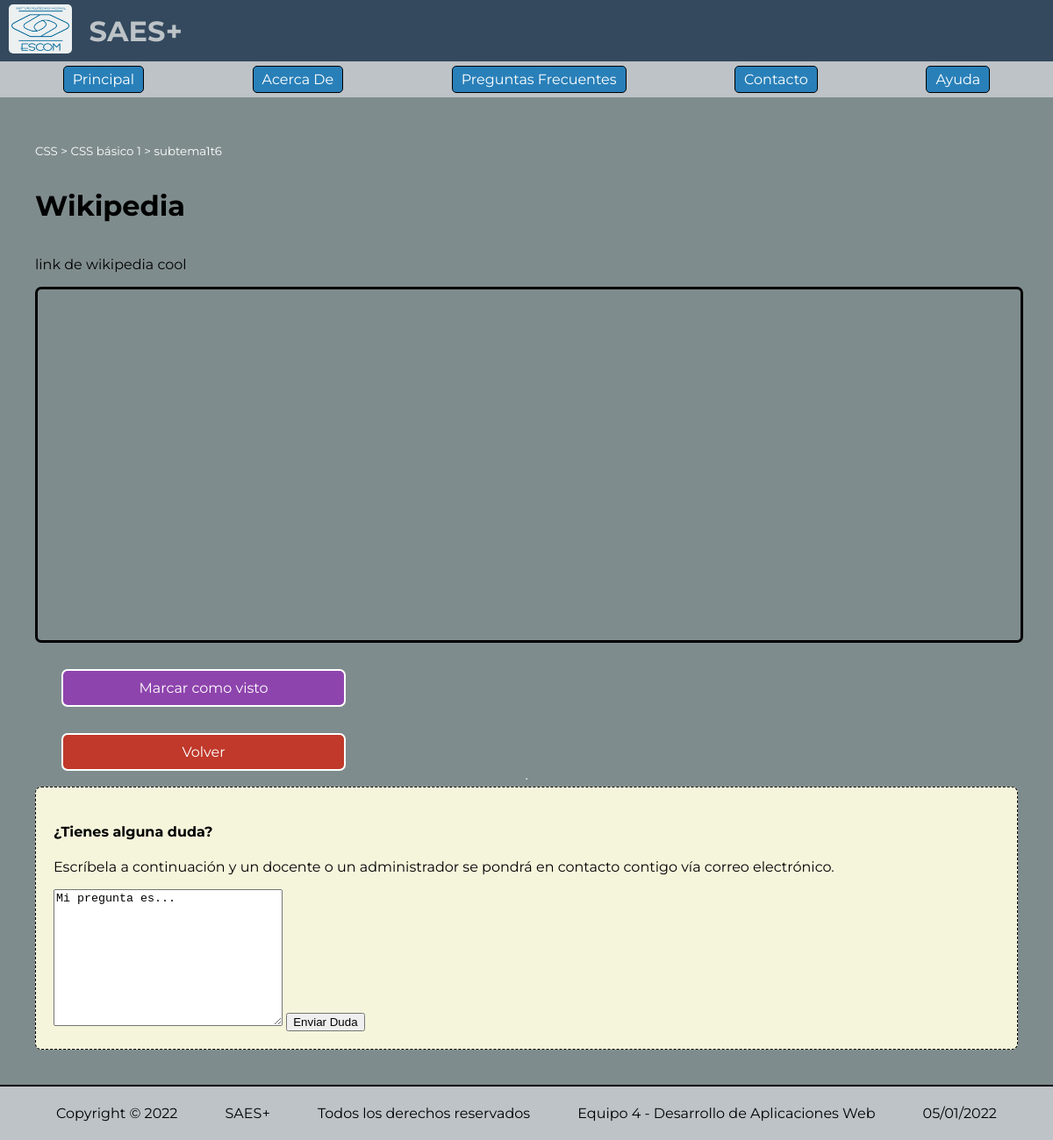
/alumno/material.php?id=1, run on the app's committed database.
### tables this page shows
CREATE TABLE `bloques` (
  `id` int NOT NULL AUTO_INCREMENT,
  `nombre` varchar(100) NOT NULL,
  `descripcion` varchar(100) NOT NULL,
  `id_grupo` int NOT NULL,
  PRIMARY KEY (`id`)
);

CREATE TABLE `temas` (
  `id` int NOT NULL AUTO_INCREMENT,
  `nombre` varchar(100) NOT NULL,
  `descripcion` varchar(100) DEFAULT NULL,
  `id_bloque` int NOT NULL,
  PRIMARY KEY (`id`)
);

CREATE TABLE `subtemas` (
  `id` int NOT NULL AUTO_INCREMENT,
  `nombre` varchar(100) NOT NULL,
  `descripcion` varchar(100) DEFAULT NULL,
  `id_tema` int NOT NULL,
  PRIMARY KEY (`id`)
);

CREATE TABLE `materiales` (
  `id` int NOT NULL AUTO_INCREMENT,
  `nombre` varchar(100) NOT NULL,
  `descripcion` varchar(100) DEFAULT NULL,
  `tipo` varchar(100) NOT NULL DEFAULT 'URL',
  `url` text NOT NULL,
  `id_subtema` int NOT NULL,
  PRIMARY KEY (`id`)
);

### src/material/db_material.php (called while the page is built, shortened)
<?php
include_once(dirname(dirname(dirname(__FILE__))) . "/src/material/material.php");
include_once(dirname(dirname(dirname(__FILE__))) . "/src/db.php");
include_once(dirname(dirname(dirname(__FILE__))) . "/src/subtema/servicio_subtema.php");
class DBMaterial
{
  private $conexion;
  public function __construct()
  {
    $claseConexion = new Conexion();
    $this->conexion = $claseConexion->obtenerConexion();
  }
  private function fila_a_modelo($fila_material)
  {
    $material = new Material();
    $material->id = $fila_material["id"];
    $material->tipo = $fila_material["tipo"];
    $material->nombre = $fila_material["nombre"];
    $material->descripcion = $fila_material["descripcion"];
    $material->url = $fila_material["url"];
    $material->id_subtema = $fila_material["id_subtema"];
    $servicio_subtema = new ServicioSubTema();
    $material->subtema = $servicio_subtema->obtenerSubTemaPorID($material->id_subtema);
    return $material;
  }
  public function obtenerMaterialPorID($id_material)
  {
    $consulta = "SELECT * FROM materiales WHERE id = " . $id_material . ";";
    $resultado = $this->conexion->query($consulta);
    return $this->fila_a_modelo($resultado->fetch_assoc());
  }
}

### src/db.php (called while the page is built, shortened)
<?php
class Conexion
{
  private $db_con;
  public function __construct()
  {
    $this->db_con = new mysqli(Config::$db_host, Config::$db_user, Config::$db_pass, Config::$db_name);
  }
  public function obtenerConexion()
  {
    return $this->db_con;
  }
}

### src/material/servicio_material.php (called while the page is built, shortened)
<?php
include_once(dirname(dirname(dirname(__FILE__))) . "/src/material/db_material.php");
include_once(dirname(dirname(dirname(__FILE__))) . "/src/material/material.php");
class ServicioMaterial
{
  private $db_material;
  public function __construct()
  {
    $this->db_material = new DBMaterial();
  }
  public function obtenerMaterialPorID($id_material)
  {
    $material = $this->db_material->obtenerMaterialPorID($id_material);
    return $material;
  }
}

### src/subtema/db_subtema.php (called while the page is built, shortened)
<?php
include_once(dirname(dirname(dirname(__FILE__))) . "/src/db.php");
include_once(dirname(dirname(dirname(__FILE__))) . "/src/tema/servicio_tema.php");
class DBSubTema
{
  private $conexion;
  public function __construct()
  {
    $claseConexion = new Conexion();
    $this->conexion = $claseConexion->obtenerConexion();
  }
  private function fila_a_modelo($fila_subtema)
  {
    $subtema = new SubTema();
    $subtema->id = $fila_subtema["id"];
    $subtema->nombre = $fila_subtema["nombre"];
    $subtema->descripcion = $fila_subtema["descripcion"];
    $subtema->id_tema = $fila_subtema["id_tema"];
    $servicio_tema = new ServicioTema();
    $subtema->tema = $servicio_tema->obtenerTemaPorID($subtema->id_tema);
    return $subtema;
  }
  public function obtenerSubTemaPorID($id_subtema)
  {
    $consulta = "SELECT * FROM subtemas WHERE id = " . $id_subtema . ";";
    $resultado = $this->conexion->query($consulta);
    return $this->fila_a_modelo($resultado->fetch_assoc());
  }
}

### src/subtema/servicio_subtema.php (called while the page is built, shortened)
<?php
include_once(dirname(dirname(dirname(__FILE__))) . "/src/subtema/db_subtema.php");
class ServicioSubTema
{
  private $db_subtema;
  public function __construct()
  {
    $this->db_subtema = new DBSubTema();
  }
  public function obtenerSubTemaPorID($id_subtema)
  {
    $subtema = $this->db_subtema->obtenerSubTemaPorID($id_subtema);
    return $subtema;
  }
}

### src/tema/db_tema.php (called while the page is built, shortened)
<?php
include_once(dirname(dirname(dirname(__FILE__))) . "/src/db.php");
include_once(dirname(dirname(dirname(__FILE__))) . "/src/bloque/servicio_bloque.php");
class DBTema
{
  private $conexion;
  public function __construct()
  {
    $claseConexion = new Conexion();
    $this->conexion = $claseConexion->obtenerConexion();
  }
  private function fila_a_modelo($fila_tema)
  {
    $tema = new Tema();
    $tema->id = $fila_tema["id"];
    $tema->nombre = $fila_tema["nombre"];
    $tema->descripcion = $fila_tema["descripcion"];
    $tema->id_bloque = $fila_tema["id_bloque"];
    $servicio_bloque = new ServicioBloque();
    $tema->bloque = $servicio_bloque->obtenerBloquePorID($tema->id_bloque);
    return $tema;
  }
  public function obtenerTemaPorID($id_tema)
  {
    $consulta = "SELECT * FROM temas WHERE id = " . $id_tema . ";";
    $resultado = $this->conexion->query($consulta);
    return $this->fila_a_modelo($resultado->fetch_assoc());
  }
}

### src/tema/servicio_tema.php (called while the page is built, shortened)
<?php
include_once(dirname(dirname(dirname(__FILE__))) . "/src/tema/db_tema.php");
class ServicioTema
{
  private $db_tema;
  public function __construct()
  {
    $this->db_tema = new DBTema();
  }
  public function obtenerTemaPorID($id_tema)
  {
    $tema = $this->db_tema->obtenerTemaPorID($id_tema);
    return $tema;
  }
}

### src/bloque/db_bloque.php (called while the page is built, shortened)
<?php
include_once(dirname(dirname(dirname(__FILE__))) . "/src/db.php");
include_once(dirname(dirname(dirname(__FILE__))) . "/src/grupo/servicio_grupo.php");
class DBBloque
{
  private $conexion;
  public function __construct()
  {
    $claseConexion = new Conexion();
    $this->conexion = $claseConexion->obtenerConexion();
  }
  private function fila_a_modelo($fila_bloque)
  {
    $bloque = new Bloque();
    $bloque->id = $fila_bloque["id"];
    $bloque->nombre = $fila_bloque["nombre"];
    $bloque->descripcion = $fila_bloque["descripcion"];
    $bloque->id_grupo = $fila_bloque["id_grupo"];
    $servicio_grupo = new ServicioGrupo();
    $bloque->grupo = $servicio_grupo->obtenerGrupoPorID($bloque->id_grupo);
    return $bloque;
  }
  public function obtenerBloquePorID($id_bloque)
  {
    $consulta = "SELECT * FROM bloques WHERE id = " . $id_bloque . ";";
    $resultado = $this->conexion->query($consulta);
    return $this->fila_a_modelo($resultado->fetch_assoc());
  }
}

### src/bloque/servicio_bloque.php (called while the page is built, shortened)
<?php
include_once(dirname(dirname(dirname(__FILE__))) . "/src/bloque/db_bloque.php");
class ServicioBloque
{
  private $db_bloque;
  public function __construct()
  {
    $this->db_bloque = new DBBloque();
  }
  public function obtenerBloquePorID($id_bloque)
  {
    $bloque = $this->db_bloque->obtenerBloquePorID($id_bloque);
    return $bloque;
  }
}

### src/grupo/db_grupo.php (called while the page is built, shortened)
<?php
include_once(dirname(dirname(dirname(__FILE__))) . "/src/db.php");
class DBGrupo
{
  private $conexion;
  public function __construct()
  {
    $claseConexion = new Conexion();
    $this->conexion = $claseConexion->obtenerConexion();
  }
  private function fila_a_modelo($fila_grupo)
  {
    $grupo = new Grupo();
    $grupo->id = $fila_grupo["id"];
    $grupo->nombre = $fila_grupo["nombre"];
    return $grupo;
  }
  public function obtenerGrupoPorID($id_grupo)
  {
    $consulta = "SELECT * FROM grupos WHERE id = " . $id_grupo . ";";
    $resultado = $this->conexion->query($consulta);
    return $this->fila_a_modelo($resultado->fetch_assoc());
  }
}

### src/grupo/servicio_grupo.php (called while the page is built, shortened)
<?php
include_once(dirname(dirname(dirname(__FILE__))) . "/src/grupo/db_grupo.php");
class ServicioGrupo
{
  private $db_grupo;
  public function __construct()
  {
    $this->db_grupo = new DBGrupo();
  }
  public function obtenerGrupoPorID($id_grupo)
  {
    $grupo = $this->db_grupo->obtenerGrupoPorID($id_grupo);
    return $grupo;
  }
}

### alumno/material.php (the view, shortened to what this page needs)
<?php
require_once(dirname(dirname(__FILE__)) . '/src/componentes_ui/encabezado.php');
require_once(dirname(dirname(__FILE__)) . '/src/material/servicio_material.php');
$servicio_material = new ServicioMaterial();
$material = $servicio_material->obtenerMaterialPorID($_GET["id"]);
?>
<link rel="stylesheet" href="/assets/css/material.css">
<div id="material">
  <p class="navegacion"><?php echo $material->subtema->tema->bloque->nombre . " > " . $material->subtema->tema->nombre . " > " . $material->subtema->nombre; ?></p>
  <h1><?php echo $material->nombre; ?></h1>
  <p><?php echo $material->descripcion; ?></p>
  <?php
  if ($material->tipo == Config::$material_url) {
  ?>
    <iframe src="<?php echo $material->url; ?>" frameborder="0"></iframe>
  <?php
  } elseif ($material->tipo == Config::$material_video) {
  ?>
    <iframe width="560" height="315" src="<?php echo $material->url; ?>" title="YouTube video player" frameborder="0" allow="accelerometer; autoplay; clipboard-write; encrypted-media; gyroscope; picture-in-picture" allowfullscreen></iframe>
  <?php
  } else {
  ?>
    <iframe src="<?php echo $material->url; ?>" frameborder="0"></iframe>
  <?php
  }
  ?>
  <a class="registrar-progreso" href="/acciones/alumno/registrar-progreso.php?id=<?php echo $material->id; ?>">Marcar como visto</a>
  <a class="regresar" href="/alumno/materiales.php">Volver</a>
  <hr>
  <form action="/acciones/alumno/registrar-duda.php?id=<?php echo $material->id; ?>" method="post">
    <h4>¿Tienes alguna duda?</h4>
    <p>
      Escríbela a continuación y un docente o un administrador se pondrá en contacto contigo vía correo electrónico.
    </p>
    <textarea name="descripcion" id="descripcion" cols="30" rows="10">Mi pregunta es...</textarea>
    <button type="submit">Enviar Duda</button>
  </form>
</div>
<?php require_once(dirname(dirname(__FILE__)) . '/src/componentes_ui/pie_de_pagina.php'); ?>

### assets/css/general.css (style rules this page uses)
html, body { height: 100%; width: 100%; font-family: "Montserrat", sans-serif; border: 0; margin: 0; display: flex; flex-direction: column; align-items: stretch; flex-shrink: 0; }

### assets/css/material.css (style rules this page uses)
#material { flex-grow: 1; background-color: #7f8c8d; padding: 40px; display: flex; flex-direction: column; }
iframe { border: 3px solid black; border-radius: 7px; width: 100%; height: 400px; }
.registrar-progreso { text-align: center; max-width: 300px; margin: 30px; color: white; padding: 10px; border-radius: 7px; background-color: #8e44ad; text-decoration: none; border: 2px solid white; }
.navegacion { font-size: smaller; color: white; }
.regresar { text-align: center; max-width: 300px; margin: 0px 30px; color: white; padding: 10px; border-radius: 7px; background-color: #c0392b; text-decoration: none; border: 2px solid white; }
form { border: 1px dashed black; border-radius: 7px; background-color: beige; padding: 20px; }

### data on the page
bloques: nombre "CSS"
temas: nombre "CSS básico 1"
subtemas: nombre "subtema1t6"
materiales: nombre "Wikipedia", descripcion "link de wikipedia cool"

### other printed values
Config::$nombre_proyecto "SAES+"
